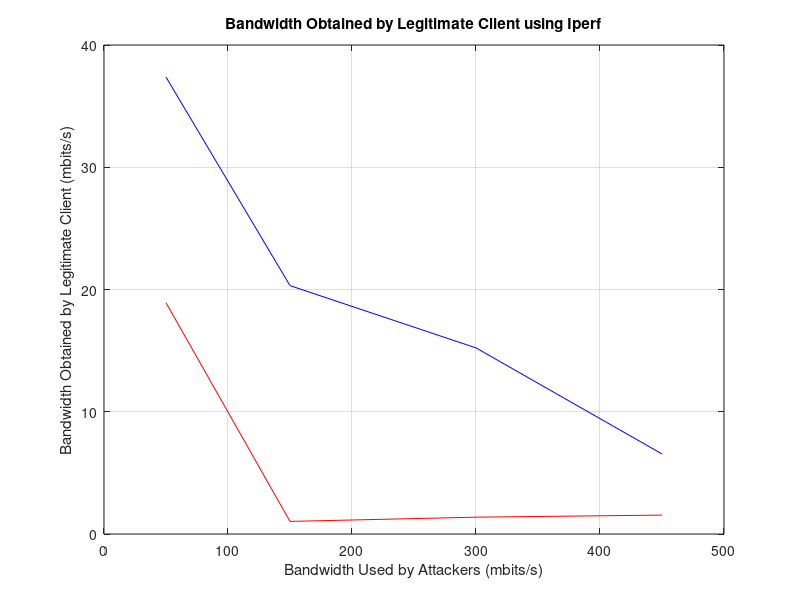

This chart was generated by the following MATLAB code:
clear all;
close all;
clc

%%% Iperf test with attackers doing iperf

attackers = [50, 150, 300, 450];

mean_defense_bw = zeros(1,4);
mean_no_defense_bw = zeros(1,4);

one_node_defense = [54.45, 28.06, 29.62];
one_node_no_defense = [19.71, 18.98, 18.06];

four_node_defense = [21.73, 21.95, 17.27];
four_node_no_defense =  [0.98, 1.18, 0.93];

seven_nodes_defense = [13.37, 20.84, 11.46];
seven_nodes_no_defense = [0.31, 2.36, 1.46];

ten_nodes_defense = [9.50, 4.78, 5.36];
ten_nodes_no_defense = [1.62, 2.47, 0.55];


mean_defense_bw(1) = mean(one_node_defense);
mean_no_defense_bw(1) = mean(one_node_no_defense);

mean_defense_bw(2) = mean(four_node_defense)
mean_no_defense_bw(2) = mean(four_node_no_defense);

mean_defense_bw(3) = mean(seven_nodes_defense)
mean_no_defense_bw(3) = mean(seven_nodes_no_defense);

mean_defense_bw(4) = mean(ten_nodes_defense);
mean_no_defense_bw(4) = mean(ten_nodes_no_defense);

figure(1)

plot(attackers, mean_defense_bw,'-b');

hold on;
grid on;

plot(attackers, mean_no_defense_bw,'-r');

txt = findobj(gca,'Type','text');
set(findobj(gca,'Type','text'),'FontSize',20);
set(txt(1:end),'VerticalAlignment', 'Middle');

ylabel('Bandwidth Obtained by Legitimate Client (mbits/s)')
xlabel('Bandwidth Used by Attackers (mbits/s)')
title('Bandwidth Obtained by Legitimate Client using Iperf')




